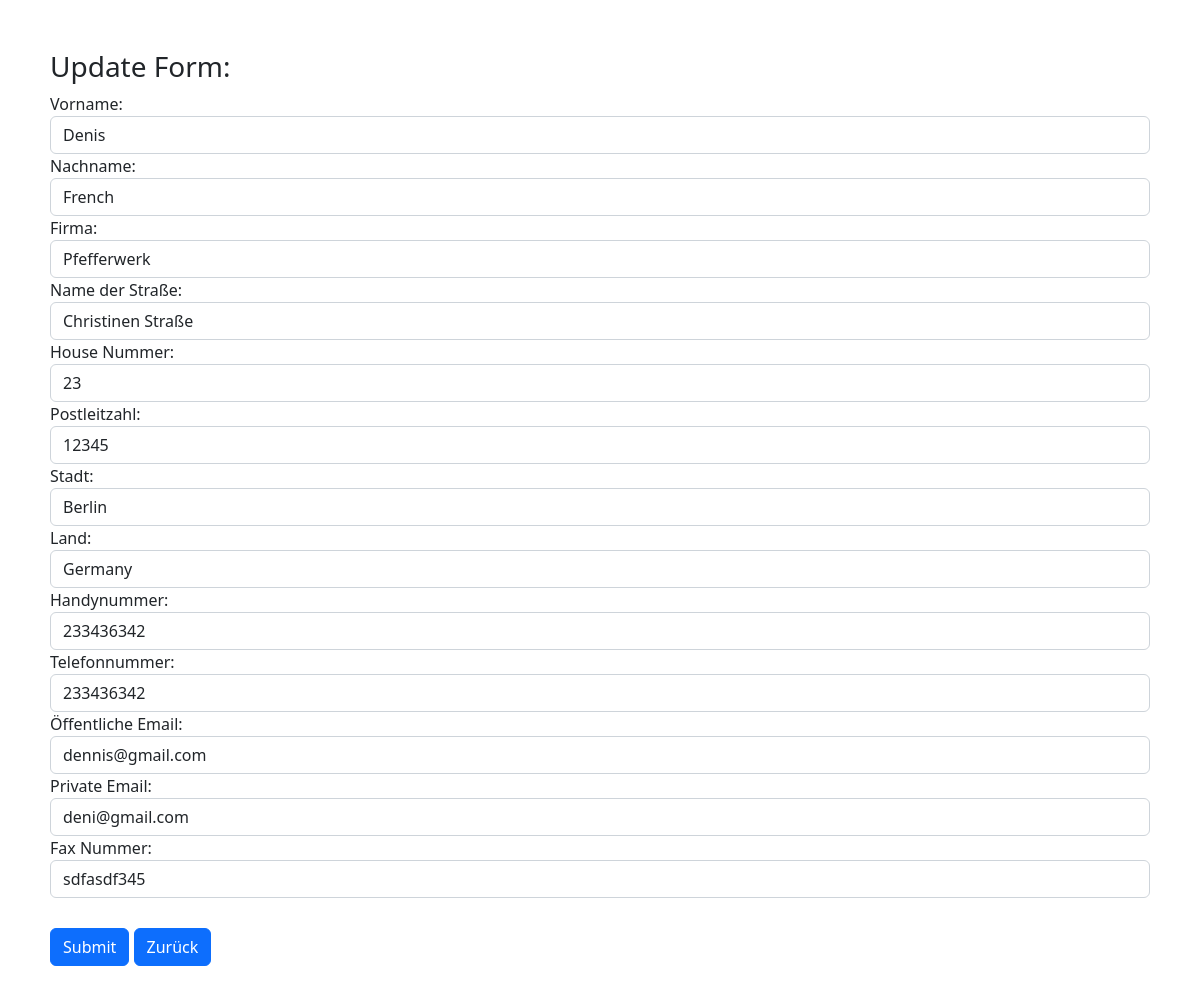
The page /update.php?id=1 (signed in) on the database its author committed.
### tables this page shows
CREATE TABLE `info` (
  `ID` int(11) NOT NULL,
  `firstName` varchar(50) DEFAULT NULL,
  `lastName` varchar(50) DEFAULT NULL,
  `company` varchar(255) DEFAULT NULL,
  `street` varchar(255) DEFAULT NULL,
  `houseNr` varchar(50) DEFAULT NULL,
  `postalNr` varchar(50) DEFAULT NULL,
  `city` varchar(255) DEFAULT NULL,
  `country` varchar(255) DEFAULT NULL,
  `phoneNr` varchar(255) DEFAULT NULL,
  `mobileNr` varchar(255) DEFAULT NULL,
  `publicEmail` varchar(255) DEFAULT NULL,
  `privateEmail` varchar(255) DEFAULT NULL,
  `faxNumber` varchar(255) DEFAULT NULL
);

### update.php (the view, shortened to what this page needs)
<?php
include "database.php";
if(isset($_GET['id'])){
    $user_id = $_GET['id'];
    $sql = "SELECT * FROM info WHERE ID = $user_id";
    $result = $conn->query($sql);
    if($result->num_rows > 0){
        while($row = $result->fetch_assoc()){
            $vorname = $row['firstName'];
            $nachname = $row['lastName'];
            $firma = $row['company'];
            $street = $row['street'];
            $houseNumber = $row['houseNr'];
            $postalNumber = $row['postalNr'];
            $city = $row['city'];
            $country = $row['country'];
            $phoneNumber = $row['phoneNr'];
            $mobileNumber = $row['mobileNr'];
            $publicEmail = $row['publicEmail'];
            $privateEmail = $row['privateEmail'];
            $faxNumber = $row['faxNumber'];
        }
    }
}
?>
<!DOCTYPE html>
<html lang="en">
<head>
    <link rel="stylesheet" href="https://cdn.jsdelivr.net/npm/bootstrap@5.2.2/dist/css/bootstrap.min.css">
    <link rel="stylesheet" href="style.css">
</head>
<body>
<h3>Update Form:</h3>
<form action="update.php" method="post">
    <div class="form-group">
        <label>Vorname:</label><br>
        <input type="text" class="form-control" name="vorname" id="vorname" value = "<?php echo $vorname?>" required>
        <label>Nachname:</label><br>
        <input type="text" class="form-control" name="nachname" id="nachname" value = "<?php echo $nachname?>" required>
        <label>Firma:</label><br>
        <input type="text" class="form-control" name="firma" id="firma" value = "<?php echo $firma?>" required>
        <label>Name der Straße:</label><br>
        <input type="text" class="form-control" name="street" id="street" value = "<?php echo $street?>" required>
        <label>House Nummer:</label><br>
        <input type="text" class="form-control" name="houseNr" value = "<?php echo $houseNumber?>" required>
        <label>Postleitzahl:</label><br>
        <input type="text" class="form-control" name="postalNr" value = "<?php echo $postalNumber?>" required>
        <label>Stadt:</label><br>
        <input type="text" class="form-control" name="city" value = "<?php echo $city?>" required>
        <label>Land:</label><br>
        <input type="text" class="form-control" name="country" value = "<?php echo $country?>" required>
        <label>Handynummer:</label><br>
        <input type="text" class="form-control" name="phoneNr" value = "<?php echo $phoneNumber?>" required>
        <label>Telefonnummer:</label><br>
        <input type="text" class="form-control" name="mobileNr" value = "<?php echo $mobileNumber?>" required>
        <label>Öffentliche Email:</label><br>
        <input type="text" class="form-control" name="publicEmail" value = "<?php echo $publicEmail?>" required>
        <label>Private Email:</label><br>
        <input type="text" class="form-control" name="privateEmail" value = "<?php echo $privateEmail?>" required>
        <label>Fax Nummer:</label><br>
        <input type="text" class="form-control" name="faxNumber" value = "<?php echo $faxNumber?>" required>
    </div>
    <div class="form-btn">
        <input type="submit" name="update" class="btn btn-primary">
        <a href="index.php" class = "btn btn-primary">Zurück</a>
    </div>
</form>
</body>
</html>

### rows shown on the page
info: vorname "Denis", nachname "French", firma "Pfefferwerk", street "Christinen Straße", houseNr "23", postalNr "12345", city "Berlin", country "Germany", phoneNr "233436342", mobileNr "233436342", publicEmail "dennis@gmail.com", privateEmail "deni@gmail.com", faxNumber "sdfasdf345"
